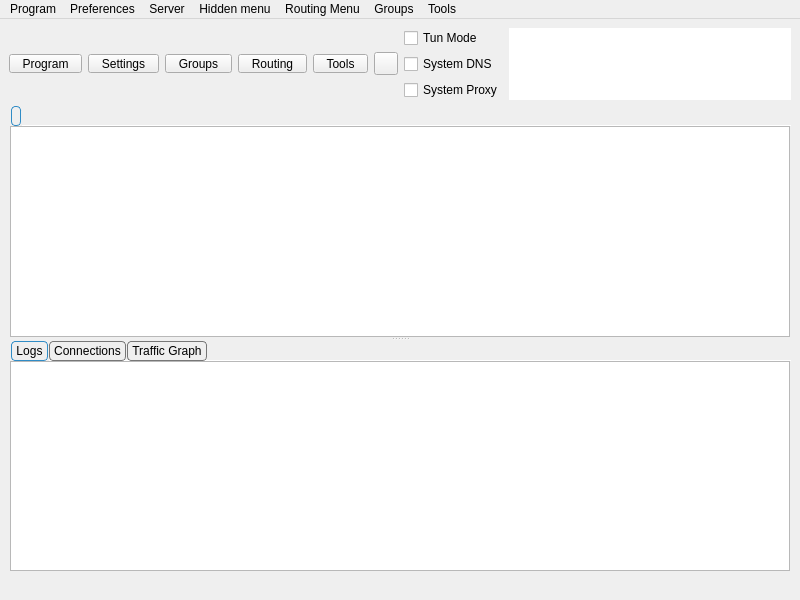
<?xml version="1.0" encoding="UTF-8"?>
<ui version="4.0">
 <class>MainWindow</class>
 <widget class="QMainWindow" name="MainWindow">
  <property name="geometry">
   <rect>
    <x>0</x>
    <y>0</y>
    <width>800</width>
    <height>600</height>
   </rect>
  </property>
  <property name="minimumSize">
   <size>
    <width>800</width>
    <height>600</height>
   </size>
  </property>
  <property name="windowTitle">
   <string notr="true">MintVPN</string>
  </property>
  <widget class="QWidget" name="centralwidget">
   <layout class="QVBoxLayout" name="verticalLayout_3" stretch="0,1,0">
    <item>
     <layout class="QHBoxLayout" name="horizontalLayout_2">
      <item>
       <widget class="QToolButton" name="toolButton_program">
        <property name="minimumSize">
         <size>
          <width>0</width>
          <height>0</height>
         </size>
        </property>
        <property name="styleSheet">
         <string notr="true">QToolButton {
    padding-left: 8px;
    padding-right: 8px;
}

/* The indicator shares the bottom row with the label (ToolButtonTextUnderIcon),
   so the widest button in any language is the tight one -- its text runs closest
   to the arrow. It fits because the drawn chevron only occupies the middle of
   its 16px subcontrol box, leaving ~14px clear at the button edge against the
   label's ~14.5px of slack. Don't pad the buttons to &quot;fix&quot; this: that widens
   all five for a gap only one of them ever needs (#1665). If a future
   translation looks cramped here, check that label first. */
QToolButton::menu-indicator {
    subcontrol-origin: border;
    subcontrol-position: bottom right;
    right: 2px;
    bottom: 3px;
}</string>
        </property>
        <property name="text">
         <string>Program</string>
        </property>
        <property name="icon">
         <iconset resource="../../res/Quattro.qrc">
          <normaloff>:/icon/b-system-run.png</normaloff>:/icon/b-system-run.png</iconset>
        </property>
        <property name="iconSize">
         <size>
          <width>24</width>
          <height>24</height>
         </size>
        </property>
        <property name="popupMode">
         <enum>QToolButton::ToolButtonPopupMode::InstantPopup</enum>
        </property>
        <property name="toolButtonStyle">
         <enum>Qt::ToolButtonStyle::ToolButtonTextUnderIcon</enum>
        </property>
       </widget>
      </item>
      <item>
       <widget class="QToolButton" name="toolButton_preferences">
        <property name="minimumSize">
         <size>
          <width>0</width>
          <height>0</height>
         </size>
        </property>
        <property name="styleSheet">
         <string notr="true">QToolButton {
    padding-left: 8px;
    padding-right: 8px;
}

/* The indicator shares the bottom row with the label (ToolButtonTextUnderIcon),
   so the widest button in any language is the tight one -- its text runs closest
   to the arrow. It fits because the drawn chevron only occupies the middle of
   its 16px subcontrol box, leaving ~14px clear at the button edge against the
   label's ~14.5px of slack. Don't pad the buttons to &quot;fix&quot; this: that widens
   all five for a gap only one of them ever needs (#1665). If a future
   translation looks cramped here, check that label first. */
QToolButton::menu-indicator {
    subcontrol-origin: border;
    subcontrol-position: bottom right;
    right: 2px;
    bottom: 3px;
}</string>
        </property>
        <property name="text">
         <string>Settings</string>
        </property>
        <property name="icon">
         <iconset resource="../../res/Quattro.qrc">
          <normaloff>:/icon/b-preferences.png</normaloff>:/icon/b-preferences.png</iconset>
        </property>
        <property name="iconSize">
         <size>
          <width>24</width>
          <height>24</height>
         </size>
        </property>
        <property name="popupMode">
         <enum>QToolButton::ToolButtonPopupMode::InstantPopup</enum>
        </property>
        <property name="toolButtonStyle">
         <enum>Qt::ToolButtonStyle::ToolButtonTextUnderIcon</enum>
        </property>
       </widget>
      </item>
      <item>
       <widget class="QToolButton" name="toolButton_testing">
        <property name="minimumSize">
         <size>
          <width>0</width>
          <height>0</height>
         </size>
        </property>
        <property name="styleSheet">
         <string notr="true">QToolButton {
    padding-left: 8px;
    padding-right: 8px;
}

/* The indicator shares the bottom row with the label (ToolButtonTextUnderIcon),
   so the widest button in any language is the tight one -- its text runs closest
   to the arrow. It fits because the drawn chevron only occupies the middle of
   its 16px subcontrol box, leaving ~14px clear at the button edge against the
   label's ~14.5px of slack. Don't pad the buttons to &quot;fix&quot; this: that widens
   all five for a gap only one of them ever needs (#1665). If a future
   translation looks cramped here, check that label first. */
QToolButton::menu-indicator {
    subcontrol-origin: border;
    subcontrol-position: bottom right;
    right: 2px;
    bottom: 3px;
}</string>
        </property>
        <property name="text">
         <string>Groups</string>
        </property>
        <property name="icon">
         <iconset resource="../../res/Quattro.qrc">
          <normaloff>:/icon/b-testing-button.png</normaloff>:/icon/b-testing-button.png</iconset>
        </property>
        <property name="iconSize">
         <size>
          <width>24</width>
          <height>24</height>
         </size>
        </property>
        <property name="popupMode">
         <enum>QToolButton::ToolButtonPopupMode::InstantPopup</enum>
        </property>
        <property name="toolButtonStyle">
         <enum>Qt::ToolButtonStyle::ToolButtonTextUnderIcon</enum>
        </property>
       </widget>
      </item>
      <item>
       <widget class="QToolButton" name="toolButton_routing">
        <property name="minimumSize">
         <size>
          <width>0</width>
          <height>0</height>
         </size>
        </property>
        <property name="styleSheet">
         <string notr="true">QToolButton {
    padding-left: 8px;
    padding-right: 8px;
}

/* The indicator shares the bottom row with the label (ToolButtonTextUnderIcon),
   so the widest button in any language is the tight one -- its text runs closest
   to the arrow. It fits because the drawn chevron only occupies the middle of
   its 16px subcontrol box, leaving ~14px clear at the button edge against the
   label's ~14.5px of slack. Don't pad the buttons to &quot;fix&quot; this: that widens
   all five for a gap only one of them ever needs (#1665). If a future
   translation looks cramped here, check that label first. */
QToolButton::menu-indicator {
    subcontrol-origin: border;
    subcontrol-position: bottom right;
    right: 2px;
    bottom: 3px;
}</string>
        </property>
        <property name="text">
         <string>Routing</string>
        </property>
        <property name="icon">
         <iconset resource="../../res/Quattro.qrc">
          <normaloff>:/icon/b-network-routing.png</normaloff>:/icon/b-network-routing.png</iconset>
        </property>
        <property name="iconSize">
         <size>
          <width>24</width>
          <height>24</height>
         </size>
        </property>
        <property name="popupMode">
         <enum>QToolButton::ToolButtonPopupMode::InstantPopup</enum>
        </property>
        <property name="toolButtonStyle">
         <enum>Qt::ToolButtonStyle::ToolButtonTextUnderIcon</enum>
        </property>
       </widget>
      </item>
      <item>
       <widget class="QToolButton" name="toolButton_tools">
        <property name="minimumSize">
         <size>
          <width>0</width>
          <height>0</height>
         </size>
        </property>
        <property name="styleSheet">
         <string notr="true">QToolButton {
    padding-left: 8px;
    padding-right: 8px;
}

/* The indicator shares the bottom row with the label (ToolButtonTextUnderIcon),
   so the widest button in any language is the tight one -- its text runs closest
   to the arrow. It fits because the drawn chevron only occupies the middle of
   its 16px subcontrol box, leaving ~14px clear at the button edge against the
   label's ~14.5px of slack. Don't pad the buttons to &quot;fix&quot; this: that widens
   all five for a gap only one of them ever needs (#1665). If a future
   translation looks cramped here, check that label first. */
QToolButton::menu-indicator {
    subcontrol-origin: border;
    subcontrol-position: bottom right;
    right: 2px;
    bottom: 3px;
}</string>
        </property>
        <property name="text">
         <string>Tools</string>
        </property>
        <property name="icon">
         <iconset resource="../../res/Quattro.qrc">
          <normaloff>:/icon/b-tools-button.png</normaloff>:/icon/b-tools-button.png</iconset>
        </property>
        <property name="iconSize">
         <size>
          <width>24</width>
          <height>24</height>
         </size>
        </property>
        <property name="popupMode">
         <enum>QToolButton::ToolButtonPopupMode::InstantPopup</enum>
        </property>
        <property name="toolButtonStyle">
         <enum>Qt::ToolButtonStyle::ToolButtonTextUnderIcon</enum>
        </property>
       </widget>
      </item>
      <item>
       <widget class="StartStopButton" name="toolButton_startstop">
        <property name="focusPolicy">
         <enum>Qt::FocusPolicy::NoFocus</enum>
        </property>
        <property name="text">
         <string/>
        </property>
       </widget>
      </item>
      <item>
       <layout class="QVBoxLayout" name="verticalLayout_4">
        <item>
         <spacer name="verticalSpacer_modes_top">
          <property name="orientation">
           <enum>Qt::Orientation::Vertical</enum>
          </property>
          <property name="sizeHint" stdset="0">
           <size>
            <width>0</width>
            <height>0</height>
           </size>
          </property>
         </spacer>
        </item>
        <item>
         <widget class="QCheckBox" name="checkBox_VPN">
          <property name="sizePolicy">
           <sizepolicy hsizetype="Minimum" vsizetype="Minimum">
            <horstretch>0</horstretch>
            <verstretch>0</verstretch>
           </sizepolicy>
          </property>
          <property name="text">
           <string>Tun Mode</string>
          </property>
         </widget>
        </item>
        <item>
         <widget class="QCheckBox" name="system_dns">
          <property name="text">
           <string>System DNS</string>
          </property>
         </widget>
        </item>
        <item>
         <widget class="QCheckBox" name="checkBox_SystemProxy">
          <property name="text">
           <string>System Proxy</string>
          </property>
         </widget>
        </item>
        <item>
         <spacer name="verticalSpacer_modes_bottom">
          <property name="orientation">
           <enum>Qt::Orientation::Vertical</enum>
          </property>
          <property name="sizeHint" stdset="0">
           <size>
            <width>0</width>
            <height>0</height>
           </size>
          </property>
         </spacer>
        </item>
       </layout>
      </item>
      <item>
       <widget class="QTextBrowser" name="data_view">
        <property name="enabled">
         <bool>true</bool>
        </property>
        <property name="sizePolicy">
         <sizepolicy hsizetype="Expanding" vsizetype="Ignored">
          <horstretch>0</horstretch>
          <verstretch>0</verstretch>
         </sizepolicy>
        </property>
        <property name="minimumSize">
         <size>
          <width>0</width>
          <height>0</height>
         </size>
        </property>
        <property name="mouseTracking">
         <bool>false</bool>
        </property>
        <property name="focusPolicy">
         <enum>Qt::FocusPolicy::NoFocus</enum>
        </property>
        <property name="contextMenuPolicy">
         <enum>Qt::ContextMenuPolicy::NoContextMenu</enum>
        </property>
        <property name="acceptDrops">
         <bool>false</bool>
        </property>
        <property name="frameShape">
         <enum>QFrame::Shape::NoFrame</enum>
        </property>
        <property name="frameShadow">
         <enum>QFrame::Shadow::Sunken</enum>
        </property>
        <property name="verticalScrollBarPolicy">
         <enum>Qt::ScrollBarPolicy::ScrollBarAlwaysOff</enum>
        </property>
        <property name="horizontalScrollBarPolicy">
         <enum>Qt::ScrollBarPolicy::ScrollBarAlwaysOff</enum>
        </property>
        <property name="textInteractionFlags">
         <set>Qt::TextInteractionFlag::LinksAccessibleByKeyboard|Qt::TextInteractionFlag::LinksAccessibleByMouse</set>
        </property>
       </widget>
      </item>
     </layout>
    </item>
    <item>
     <widget class="QSplitter" name="splitter">
      <property name="orientation">
       <enum>Qt::Orientation::Vertical</enum>
      </property>
      <widget class="QTabWidget" name="tabWidget">
       <property name="styleSheet">
        <string notr="true">QTabWidget::tab-bar {
    left: 2px;
}

QTabBar {
    background: transparent;
    qproperty-drawBase: 0;
}

QTabBar::tab {
    border: 1px solid #777777;

    border-radius: 4px;
    padding: 2px 4px;
    margin-right: 1px;
}

QTabBar::tab:selected {
    border: 1px solid palette(highlight);
}</string>
       </property>
       <property name="currentIndex">
        <number>0</number>
       </property>
       <property name="documentMode">
        <bool>true</bool>
       </property>
       <property name="movable">
        <bool>true</bool>
       </property>
       <widget class="QWidget" name="widget1">
        <attribute name="title">
         <string/>
        </attribute>
        <layout class="QGridLayout" name="gridLayout_2">
         <property name="leftMargin">
          <number>1</number>
         </property>
         <property name="topMargin">
          <number>0</number>
         </property>
         <property name="rightMargin">
          <number>1</number>
         </property>
         <property name="bottomMargin">
          <number>0</number>
         </property>
         <property name="spacing">
          <number>0</number>
         </property>
         <item row="0" column="0">
          <widget class="ProfilesTableView" name="profilesTableView">
           <property name="contextMenuPolicy">
            <enum>Qt::ContextMenuPolicy::CustomContextMenu</enum>
           </property>
           <property name="editTriggers">
            <set>QAbstractItemView::EditTrigger::NoEditTriggers</set>
           </property>
           <property name="alternatingRowColors">
            <bool>true</bool>
           </property>
           <property name="selectionBehavior">
            <enum>QAbstractItemView::SelectionBehavior::SelectRows</enum>
           </property>
           <property name="horizontalScrollMode">
            <enum>QAbstractItemView::ScrollMode::ScrollPerPixel</enum>
           </property>
           <property name="wordWrap">
            <bool>false</bool>
           </property>
           <attribute name="horizontalHeaderMinimumSectionSize">
            <number>16</number>
           </attribute>
           <attribute name="horizontalHeaderHighlightSections">
            <bool>false</bool>
           </attribute>
           <attribute name="horizontalHeaderShowSortIndicator" stdset="0">
            <bool>false</bool>
           </attribute>
           <attribute name="verticalHeaderDefaultSectionSize">
            <number>30</number>
           </attribute>
          </widget>
         </item>
        </layout>
       </widget>
      </widget>
      <widget class="QWidget" name="aaaaaaaaaaaaaaaaaa">
       <layout class="QVBoxLayout" name="aaaaaaaaaaaa" stretch="0">
        <item>
         <widget class="QWidget" name="down_tab" native="true">
          <layout class="QVBoxLayout" name="verticalLayout">
           <property name="spacing">
            <number>0</number>
           </property>
           <property name="leftMargin">
            <number>0</number>
           </property>
           <property name="topMargin">
            <number>0</number>
           </property>
           <property name="rightMargin">
            <number>0</number>
           </property>
           <property name="bottomMargin">
            <number>0</number>
           </property>
           <item>
            <widget class="QTabWidget" name="stats_widget">
             <property name="autoFillBackground">
              <bool>true</bool>
             </property>
             <property name="styleSheet">
              <string notr="true">QTabWidget::tab-bar {
    left: 2px;
}

QTabBar {
    background: transparent;
    qproperty-drawBase: 0;
}

QTabBar::tab {
    border: 1px solid #777777;

    border-radius: 4px;
    padding: 2px 4px;
    margin-right: 1px;
}

QTabBar::tab:selected {
    border: 1px solid palette(highlight);
}</string>
             </property>
             <property name="tabPosition">
              <enum>QTabWidget::TabPosition::North</enum>
             </property>
             <property name="tabShape">
              <enum>QTabWidget::TabShape::Rounded</enum>
             </property>
             <property name="currentIndex">
              <number>0</number>
             </property>
             <property name="elideMode">
              <enum>Qt::TextElideMode::ElideNone</enum>
             </property>
             <property name="usesScrollButtons">
              <bool>true</bool>
             </property>
             <property name="documentMode">
              <bool>true</bool>
             </property>
             <property name="tabsClosable">
              <bool>false</bool>
             </property>
             <property name="movable">
              <bool>true</bool>
             </property>
             <property name="tabBarAutoHide">
              <bool>false</bool>
             </property>
             <widget class="QWidget" name="Logs">
              <property name="enabled">
               <bool>true</bool>
              </property>
              <attribute name="title">
               <string>Logs</string>
              </attribute>
              <layout class="QHBoxLayout" name="horizontalLayout_3" stretch="0">
               <property name="spacing">
                <number>0</number>
               </property>
               <property name="sizeConstraint">
                <enum>QLayout::SizeConstraint::SetDefaultConstraint</enum>
               </property>
               <property name="leftMargin">
                <number>1</number>
               </property>
               <property name="topMargin">
                <number>0</number>
               </property>
               <property name="rightMargin">
                <number>1</number>
               </property>
               <property name="bottomMargin">
                <number>0</number>
               </property>
               <item>
                <widget class="QTextBrowser" name="masterLogBrowser">
                 <property name="contextMenuPolicy">
                  <enum>Qt::ContextMenuPolicy::CustomContextMenu</enum>
                 </property>
                 <property name="openLinks">
                  <bool>false</bool>
                 </property>
                </widget>
               </item>
              </layout>
             </widget>
             <widget class="QWidget" name="connections_tab">
              <attribute name="title">
               <string>Connections</string>
              </attribute>
              <layout class="QHBoxLayout" name="horizontalLayout_4">
               <property name="spacing">
                <number>0</number>
               </property>
               <property name="sizeConstraint">
                <enum>QLayout::SizeConstraint::SetDefaultConstraint</enum>
               </property>
               <property name="leftMargin">
                <number>1</number>
               </property>
               <property name="topMargin">
                <number>0</number>
               </property>
               <property name="rightMargin">
                <number>1</number>
               </property>
               <property name="bottomMargin">
                <number>0</number>
               </property>
               <item>
                <widget class="QTableWidget" name="connections">
                 <property name="autoFillBackground">
                  <bool>false</bool>
                 </property>
                 <column>
                  <property name="text">
                   <string>Destination (Domain)</string>
                  </property>
                  <property name="toolTip">
                   <string>Click To Disable Sorting</string>
                  </property>
                 </column>
                 <column>
                  <property name="text">
                   <string>Process</string>
                  </property>
                  <property name="toolTip">
                   <string>Click To Sort By Process</string>
                  </property>
                 </column>
                 <column>
                  <property name="text">
                   <string>Protocol</string>
                  </property>
                  <property name="toolTip">
                   <string>Click To Sort By Protocol</string>
                  </property>
                 </column>
                 <column>
                  <property name="text">
                   <string>Outbound</string>
                  </property>
                  <property name="toolTip">
                   <string>Click To Sort By Outbound</string>
                  </property>
                 </column>
                 <column>
                  <property name="text">
                   <string>Traffic</string>
                  </property>
                  <property name="toolTip">
                   <string>Click to sort by traffic; right-click to choose total/down/up</string>
                  </property>
                 </column>
                 <column>
                  <property name="text">
                   <string>Speed</string>
                  </property>
                  <property name="toolTip">
                   <string>Click to sort by speed; right-click to choose total/down/up</string>
                  </property>
                 </column>
                </widget>
               </item>
              </layout>
             </widget>
             <widget class="QWidget" name="graph_tab">
              <attribute name="title">
               <string>Traffic Graph</string>
              </attribute>
              <layout class="QHBoxLayout" name="horizontalLayout_6">
               <property name="spacing">
                <number>0</number>
               </property>
               <property name="sizeConstraint">
                <enum>QLayout::SizeConstraint::SetDefaultConstraint</enum>
               </property>
               <property name="leftMargin">
                <number>1</number>
               </property>
               <property name="topMargin">
                <number>0</number>
               </property>
               <property name="rightMargin">
                <number>1</number>
               </property>
               <property name="bottomMargin">
                <number>0</number>
               </property>
              </layout>
             </widget>
            </widget>
           </item>
          </layout>
         </widget>
        </item>
       </layout>
      </widget>
     </widget>
    </item>
    <item>
     <layout class="QHBoxLayout" name="horizontalLayout">
      <item>
       <widget class="QLabel" name="label_running">
        <property name="text">
         <string/>
        </property>
       </widget>
      </item>
      <item>
       <widget class="QLabel" name="label_inbound">
        <property name="text">
         <string/>
        </property>
        <property name="alignment">
         <set>Qt::AlignmentFlag::AlignLeading|Qt::AlignmentFlag::AlignLeft|Qt::AlignmentFlag::AlignVCenter</set>
        </property>
       </widget>
      </item>
      <item>
       <widget class="QLabel" name="label_speed">
        <property name="text">
         <string/>
        </property>
        <property name="alignment">
         <set>Qt::AlignmentFlag::AlignLeading|Qt::AlignmentFlag::AlignLeft|Qt::AlignmentFlag::AlignVCenter</set>
        </property>
       </widget>
      </item>
     </layout>
    </item>
   </layout>
  </widget>
  <widget class="QMenuBar" name="menubar">
   <property name="geometry">
    <rect>
     <x>0</x>
     <y>0</y>
     <width>800</width>
     <height>25</height>
    </rect>
   </property>
   <widget class="QMenu" name="menu_program">
    <property name="title">
     <string>Program</string>
    </property>
    <addaction name="actionHide_window"/>
    <addaction name="separator"/>
    <addaction name="menu_add_from_input"/>
    <addaction name="menu_add_from_clipboard"/>
    <addaction name="actionAdd_profile_from_File"/>
    <addaction name="menu_scan_qr"/>
    <addaction name="separator"/>
    <addaction name="actionStart_with_system"/>
    <addaction name="actionRemember_last_proxy"/>
    <addaction name="actionAllow_LAN"/>
    <addaction name="separator"/>
    <addaction name="actionRestart_Proxy"/>
    <addaction name="actionRestart_Program"/>
    <addaction name="menu_exit"/>
   </widget>
   <widget class="QMenu" name="menu_preferences">
    <property name="title">
     <string>Preferences</string>
    </property>
    <addaction name="menu_basic_settings"/>
    <addaction name="menu_routing_settings"/>
    <addaction name="menu_vpn_settings"/>
    <addaction name="menu_preset_settings"/>
    <addaction name="menu_hotkey_settings"/>
    <addaction name="menu_open_config_folder"/>
   </widget>
   <widget class="QMenu" name="menu_server">
    <property name="title">
     <string>Server</string>
    </property>
    <widget class="QMenu" name="menu_share_item">
     <property name="title">
      <string>Share</string>
     </property>
     <addaction name="menu_qr"/>
     <addaction name="menu_export_config"/>
     <addaction name="actionExport_Xray_config"/>
     <addaction name="separator"/>
     <addaction name="menu_copy_links"/>
     <addaction name="menu_copy_links_nkr"/>
     <addaction name="actionCopy_Test_Result"/>
    </widget>
    <addaction name="menu_add_from_input"/>
    <addaction name="menu_add_from_clipboard"/>
    <addaction name="actionAdd_profile_from_File"/>
    <addaction name="menu_scan_qr"/>
    <addaction name="separator"/>
    <addaction name="menu_start"/>
    <addaction name="menu_stop"/>
    <addaction name="menu_share_item"/>
    <addaction name="menu_delete"/>
    <addaction name="separator"/>
    <addaction name="menu_select_all"/>
    <addaction name="menu_clone"/>
    <addaction name="separator"/>
    <addaction name="actionUrl_Test_Selected"/>
    <addaction name="actionSpeedtest_Selected"/>
    <addaction name="actionResolve_Selected_Out_IP"/>
    <addaction name="menu_resolve_selected"/>
    <addaction name="actionClear_Test_Result"/>
    <addaction name="menu_reset_traffic"/>
   </widget>
   <widget class="QMenu" name="menuHidden_menu">
    <property name="title">
     <string>Hidden menu</string>
    </property>
    <widget class="QMenu" name="menu_spmode">
     <property name="title">
      <string>Operation Mode</string>
     </property>
     <addaction name="menu_spmode_system_proxy"/>
     <addaction name="menu_spmode_vpn"/>
    </widget>
    <addaction name="menu_update_subscription"/>
    <addaction name="menu_resolve_domain"/>
    <addaction name="menu_remove_invalid"/>
    <addaction name="actionUrl_Test_Group"/>
    <addaction name="menu_remove_unavailable"/>
    <addaction name="menu_clear_test_result"/>
    <addaction name="menu_delete_repeat"/>
    <addaction name="actionSpeedtest_Group"/>
    <addaction name="actionResolve_Out_IP"/>
    <addaction name="actionRefresh_Column_Widths"/>
    <addaction name="menu_spmode"/>
   </widget>
   <widget class="QMenu" name="menuRouting_Menu">
    <property name="title">
     <string>Routing Menu</string>
    </property>
   </widget>
   <widget class="QMenu" name="menuTools">
    <property name="title">
     <string>Tools</string>
    </property>
    <addaction name="actionAuto_Selector"/>
    <addaction name="menu_open_dashboard"/>
    <addaction name="actionSpeedtest_Current"/>
    <addaction name="separator"/>
    <addaction name="menu_otp_manager"/>
    <addaction name="separator"/>
    <addaction name="actionRuntime_Stats"/>
    <addaction name="actionTraffic_Stats"/>
    <addaction name="actionCheck_For_Update"/>
   </widget>
   <widget class="QMenu" name="menuTesting">
    <property name="title">
     <string>Groups</string>
    </property>
    <addaction name="menu_manage_groups"/>
    <addaction name="actionAdd_New_Group"/>
    <addaction name="actionEdit_Group"/>
    <addaction name="actionDelete_Group"/>
    <addaction name="separator"/>
    <addaction name="actionUrl_Test_Group"/>
    <addaction name="actionSpeedtest_Group"/>
    <addaction name="actionResolve_Out_IP"/>
    <addaction name="menu_resolve_domain"/>
    <addaction name="menu_clear_test_result"/>
    <addaction name="separator"/>
    <addaction name="menu_update_subscription"/>
    <addaction name="actionUpdate_All_Subscriptions"/>
    <addaction name="menu_delete_repeat"/>
    <addaction name="menu_remove_unavailable"/>
    <addaction name="menu_remove_invalid"/>
    <addaction name="menu_remove_insecure"/>
    <addaction name="separator"/>
    <addaction name="actionRefresh_Column_Widths"/>
   </widget>
   <addaction name="menu_program"/>
   <addaction name="menu_preferences"/>
   <addaction name="menu_server"/>
   <addaction name="menuHidden_menu"/>
   <addaction name="menuRouting_Menu"/>
   <addaction name="menuTesting"/>
   <addaction name="menuTools"/>
  </widget>
  <action name="menu_exit">
   <property name="text">
    <string>Exit</string>
   </property>
  </action>
  <action name="actionShow_window">
   <property name="text">
    <string>Show Window</string>
   </property>
  </action>
  <action name="menu_basic_settings">
   <property name="text">
    <string>Basic Settings</string>
   </property>
  </action>
  <action name="menu_add_from_input">
   <property name="text">
    <string>New profile</string>
   </property>
   <property name="shortcut">
    <string notr="true">Ctrl+N</string>
   </property>
  </action>
  <action name="menu_manage_groups">
   <property name="text">
    <string>Manage Groups</string>
   </property>
  </action>
  <action name="menu_start">
   <property name="text">
    <string>Start</string>
   </property>
   <property name="shortcut">
    <string notr="true">Return</string>
   </property>
  </action>
  <action name="menu_stop">
   <property name="text">
    <string>Stop</string>
   </property>
   <property name="shortcut">
    <string notr="true">Ctrl+S</string>
   </property>
  </action>
  <action name="menu_routing_settings">
   <property name="text">
    <string>Routing Settings</string>
   </property>
  </action>
  <action name="menu_add_from_clipboard">
   <property name="text">
    <string>Add profile from clipboard</string>
   </property>
   <property name="shortcut">
    <string notr="true">Ctrl+V</string>
   </property>
  </action>
  <action name="menu_delete">
   <property name="text">
    <string>Delete</string>
   </property>
   <property name="shortcut">
    <string notr="true">Del</string>
   </property>
  </action>
  <action name="menu_profile_debug_info">
   <property name="text">
    <string>Debug Info</string>
   </property>
  </action>
  <action name="menu_qr">
   <property name="text">
    <string>QR Code and link</string>
   </property>
  </action>
  <action name="menu_copy_link">
   <property name="text">
    <string>Copy Link</string>
   </property>
  </action>
  <action name="menu_tcp_ping">
   <property name="text">
    <string notr="true">Tcp Ping</string>
   </property>
   <property name="shortcut">
    <string notr="true">Ctrl+Shift+T</string>
   </property>
  </action>
  <action name="menu_url_test">
   <property name="text">
    <string notr="true">Url Test</string>
   </property>
   <property name="shortcut">
    <string notr="true">Ctrl+Shift+U</string>
   </property>
  </action>
  <action name="menu_clear_test_result">
   <property name="text">
    <string>Clear Group test result</string>
   </property>
   <property name="shortcut">
    <string notr="true">Ctrl+Shift+C</string>
   </property>
  </action>
  <action name="menu_export_config">
   <property name="text">
    <string>Export Sing-box config</string>
   </property>
   <property name="shortcut">
    <string notr="true">Ctrl+E</string>
   </property>
  </action>
  <action name="menu_reset_traffic">
   <property name="text">
    <string>Reset Traffic</string>
   </property>
   <property name="shortcut">
    <string notr="true">Ctrl+R</string>
   </property>
  </action>
  <action name="menu_scan_qr">
   <property name="text">
    <string>Scan QR Code</string>
   </property>
   <property name="shortcut">
    <string notr="true">Ctrl+Shift+Q</string>
   </property>
  </action>
  <action name="menu_spmode_system_proxy">
   <property name="checkable">
    <bool>true</bool>
   </property>
   <property name="text">
    <string>System Proxy</string>
   </property>
  </action>
  <action name="menu_spmode_disabled">
   <property name="checkable">
    <bool>true</bool>
   </property>
   <property name="text">
    <string>Disable</string>
   </property>
  </action>
  <action name="menu_delete_repeat">
   <property name="text">
    <string>Remove Duplicates</string>
   </property>
   <property name="shortcut">
    <string notr="true">Ctrl+Shift+D</string>
   </property>
  </action>
  <action name="actionfake">
   <property name="text">
    <string>fake</string>
   </property>
   <property name="visible">
    <bool>false</bool>
   </property>
  </action>
  <action name="menu_move">
   <property name="text">
    <string>Move</string>
   </property>
   <property name="shortcut">
    <string notr="true">Ctrl+M</string>
   </property>
  </action>
  <action name="actionStart_with_system">
   <property name="checkable">
    <bool>true</bool>
   </property>
   <property name="text">
    <string>Start with system</string>
   </property>
  </action>
  <action name="actionRemember_last_proxy">
   <property name="checkable">
    <bool>true</bool>
   </property>
   <property name="text">
    <string>Remember last profile</string>
   </property>
  </action>
  <action name="actionAllow_LAN">
   <property name="checkable">
    <bool>true</bool>
   </property>
   <property name="text">
    <string>Allow other devices to connect</string>
   </property>
  </action>
  <action name="menu_remove_unavailable">
   <property name="text">
    <string>Remove Unavailable</string>
   </property>
   <property name="shortcut">
    <string notr="true">Ctrl+Shift+R</string>
   </property>
  </action>
  <action name="menu_full_test">
   <property name="text">
    <string>Full Test</string>
   </property>
   <property name="shortcut">
    <string notr="true">Ctrl+Shift+F</string>
   </property>
  </action>
  <action name="menu_hotkey_settings">
   <property name="text">
    <string>Hotkey Settings</string>
   </property>
  </action>
  <action name="menu_select_all">
   <property name="text">
    <string>Select All</string>
   </property>
   <property name="shortcut">
    <string notr="true">Ctrl+A</string>
   </property>
  </action>
  <action name="menu_copy_links_nkr">
   <property name="text">
    <string>Copy links of selected (Deep Links)</string>
   </property>
   <property name="shortcut">
    <string notr="true">Ctrl+Alt+C</string>
   </property>
  </action>
  <action name="actionfake_2">
   <property name="text">
    <string>fake</string>
   </property>
   <property name="visible">
    <bool>false</bool>
   </property>
  </action>
  <action name="actionfake_3">
   <property name="text">
    <string>fake</string>
   </property>
   <property name="visible">
    <bool>false</bool>
   </property>
  </action>
  <action name="menu_copy_links">
   <property name="text">
    <string>Copy links of selected</string>
   </property>
   <property name="shortcut">
    <string notr="true">Ctrl+C</string>
   </property>
  </action>
  <action name="menu_spmode_vpn">
   <property name="checkable">
    <bool>true</bool>
   </property>
   <property name="text">
    <string>Tun Mode</string>
   </property>
  </action>
  <action name="menu_clone">
   <property name="text">
    <string>Clone</string>
   </property>
   <property name="shortcut">
    <string notr="true">Ctrl+D</string>
   </property>
  </action>
  <action name="menu_update_subscription">
   <property name="text">
    <string>Update subscription</string>
   </property>
   <property name="shortcut">
    <string notr="true">Ctrl+U</string>
   </property>
   <property name="visible">
    <bool>true</bool>
   </property>
  </action>
  <action name="menu_resolve_domain">
   <property name="text">
    <string>Resolve Domain for group</string>
   </property>
   <property name="shortcut">
    <string notr="true">Ctrl+Shift+I</string>
   </property>
  </action>
  <action name="menu_vpn_settings">
   <property name="text">
    <string>Tun Settings</string>
   </property>
  </action>
  <action name="menu_preset_settings">
   <property name="text">
    <string>Preset Settings</string>
   </property>
  </action>
  <action name="menu_otp_manager">
   <property name="text">
    <string>OTP Manager</string>
   </property>
  </action>
  <action name="actionRestart_Program">
   <property name="text">
    <string>Restart Program</string>
   </property>
  </action>
  <action name="menu_open_config_folder">
   <property name="text">
    <string>Open Config Folder</string>
   </property>
  </action>
  <action name="menu_open_dashboard">
   <property name="text">
    <string>Open Web dashboard</string>
   </property>
  </action>
  <action name="actionfake_4">
   <property name="text">
    <string notr="true">fake</string>
   </property>
   <property name="visible">
    <bool>false</bool>
   </property>
  </action>
  <action name="actionfake_5">
   <property name="text">
    <string notr="true">fake</string>
   </property>
   <property name="visible">
    <bool>false</bool>
   </property>
  </action>
  <action name="actionRestart_Proxy">
   <property name="text">
    <string>Restart Core</string>
   </property>
  </action>
  <action name="menu_stop_testing">
   <property name="text">
    <string>Stop Testing</string>
   </property>
   <property name="shortcut">
    <string notr="true">Ctrl+.</string>
   </property>
  </action>
  <action name="actionUrl_Test_Selected">
   <property name="text">
    <string>Url Test Selected</string>
   </property>
   <property name="shortcut">
    <string notr="true">Ctrl+Shift+S</string>
   </property>
   <property name="visible">
    <bool>true</bool>
   </property>
  </action>
  <action name="actionUrl_Test_Group">
   <property name="enabled">
    <bool>true</bool>
   </property>
   <property name="text">
    <string>Url Test Group</string>
   </property>
   <property name="shortcut">
    <string notr="true">Ctrl+Shift+G</string>
   </property>
   <property name="visible">
    <bool>true</bool>
   </property>
  </action>
  <action name="menu_resolve_selected">
   <property name="text">
    <string>Resolve Selected Domain</string>
   </property>
   <property name="visible">
    <bool>true</bool>
   </property>
  </action>
  <action name="menu_remove_invalid">
   <property name="text">
    <string>Remove Invalid</string>
   </property>
   <property name="shortcut">
    <string notr="true">Ctrl+Alt+I</string>
   </property>
   <property name="menuRole">
    <enum>QAction::MenuRole::TextHeuristicRole</enum>
   </property>
  </action>
  <action name="menu_remove_insecure">
   <property name="text">
    <string>Remove Insecure Configs</string>
   </property>
   <property name="menuRole">
    <enum>QAction::MenuRole::TextHeuristicRole</enum>
   </property>
  </action>
  <action name="menu_open_routing_manager">
   <property name="text">
    <string>Open Manager</string>
   </property>
  </action>
  <action name="actionSpeedtest_Current">
   <property name="text">
    <string>Speedtest Current</string>
   </property>
   <property name="shortcut">
    <string notr="true">F6</string>
   </property>
  </action>
  <action name="actionSpeedtest_Selected">
   <property name="text">
    <string>Speedtest Selected</string>
   </property>
   <property name="shortcut">
    <string notr="true">Ctrl+Shift+P</string>
   </property>
  </action>
  <action name="actionSpeedtest_Group">
   <property name="text">
    <string>Speedtest Group</string>
   </property>
   <property name="shortcut">
    <string notr="true">Ctrl+Alt+P</string>
   </property>
  </action>
  <action name="actionHide_window">
   <property name="text">
    <string>Hide window</string>
   </property>
   <property name="shortcut">
    <string notr="true">Ctrl+H</string>
   </property>
  </action>
  <action name="actionAdd_profile_from_File">
   <property name="text">
    <string>Add profile from File(s)</string>
   </property>
   <property name="shortcut">
    <string notr="true">Ctrl+O</string>
   </property>
  </action>
  <action name="actionResolve_Out_IP">
   <property name="text">
    <string>Resolve out IP for group</string>
   </property>
  </action>
  <action name="actionAdd_New_Group">
   <property name="text">
    <string>Add new Group</string>
   </property>
  </action>
  <action name="actionEdit_Group">
   <property name="text">
    <string>Edit current Group</string>
   </property>
  </action>
  <action name="actionDelete_Group">
   <property name="text">
    <string>Delete current Group</string>
   </property>
  </action>
  <action name="actionUpdate_All_Subscriptions">
   <property name="text">
    <string>Update all subscriptions</string>
   </property>
  </action>
  <action name="actionResolve_Selected_Out_IP">
   <property name="text">
    <string>Resolve Selected Out IP</string>
   </property>
  </action>
  <action name="actionRefresh_Column_Widths">
   <property name="text">
    <string>Refresh Column Widths</string>
   </property>
  </action>
  <action name="actionExport_Xray_config">
   <property name="text">
    <string>Export Xray config</string>
   </property>
  </action>
  <action name="actionCopy_Test_Result">
   <property name="text">
    <string>Copy Test Result</string>
   </property>
  </action>
  <action name="actionClear_Test_Result">
   <property name="text">
    <string>Clear Test Result</string>
   </property>
  </action>
  <action name="actionRuntime_Stats">
   <property name="text">
    <string>Runtime Stats</string>
   </property>
  </action>
  <action name="actionAuto_Selector">
   <property name="text">
    <string>Auto Selector Stats</string>
   </property>
   <property name="visible">
    <bool>false</bool>
   </property>
  </action>
  <action name="actionTraffic_Stats">
   <property name="text">
    <string>Traffic Stats</string>
   </property>
  </action>
  <action name="actionCheck_For_Update">
   <property name="text">
    <string>Check For Update</string>
   </property>
  </action>
 </widget>
 <customwidgets>
  <customwidget>
   <class>ProfilesTableView</class>
   <extends>QTableView</extends>
   <header>include/ui/utils/ProfilesTableView.h</header>
  </customwidget>
  <customwidget>
   <class>StartStopButton</class>
   <extends>QToolButton</extends>
   <header>include/ui/widget/StartStopButton.hpp</header>
  </customwidget>
 </customwidgets>
 <resources>
  <include location="../../res/Quattro.qrc"/>
 </resources>
 <connections/>
</ui>
